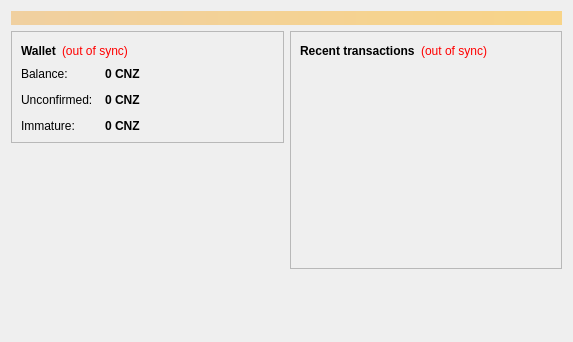
<?xml version="1.0" encoding="UTF-8"?>
<ui version="4.0">
 <class>OverviewPage</class>
 <widget class="QWidget" name="OverviewPage">
  <property name="geometry">
   <rect>
    <x>0</x>
    <y>0</y>
    <width>573</width>
    <height>342</height>
   </rect>
  </property>
  <property name="windowTitle">
   <string>Form</string>
  </property>
  <layout class="QVBoxLayout" name="topLayout">
   <item>
    <widget class="QLabel" name="labelAlerts">
     <property name="visible">
      <bool>false</bool>
     </property>
     <property name="styleSheet">
      <string notr="true">background-color: qlineargradient(x1: 0, y1: 0, x2: 1, y2: 0, stop:0 #F0D0A0, stop:1 #F8D488); color:#000000;</string>
     </property>
     <property name="wordWrap">
      <bool>true</bool>
     </property>
     <property name="margin">
      <number>3</number>
     </property>
    </widget>
   </item>
   <item>
    <layout class="QHBoxLayout" name="horizontalLayout" stretch="1,1">
     <item>
      <layout class="QVBoxLayout" name="verticalLayout_2">
       <item>
        <widget class="QFrame" name="frame">
         <property name="frameShape">
          <enum>QFrame::StyledPanel</enum>
         </property>
         <property name="frameShadow">
          <enum>QFrame::Raised</enum>
         </property>
         <layout class="QVBoxLayout" name="verticalLayout_4">
          <item>
           <layout class="QHBoxLayout" name="horizontalLayout_4">
            <item>
             <widget class="QLabel" name="label_5">
              <property name="font">
               <font>
                <weight>75</weight>
                <bold>true</bold>
               </font>
              </property>
              <property name="text">
               <string>Wallet</string>
              </property>
             </widget>
            </item>
            <item>
             <widget class="QLabel" name="labelWalletStatus">
              <property name="toolTip">
               <string>The displayed information may be out of date. Your wallet automatically synchronizes with the CryptoNZ network after a connection is established, but this process has not completed yet.</string>
              </property>
              <property name="styleSheet">
               <string notr="true">QLabel { color: red; }</string>
              </property>
              <property name="text">
               <string notr="true">(out of sync)</string>
              </property>
              <property name="alignment">
               <set>Qt::AlignLeading|Qt::AlignLeft|Qt::AlignVCenter</set>
              </property>
             </widget>
            </item>
            <item>
             <spacer name="horizontalSpacer_2">
              <property name="orientation">
               <enum>Qt::Horizontal</enum>
              </property>
              <property name="sizeHint" stdset="0">
               <size>
                <width>40</width>
                <height>20</height>
               </size>
              </property>
             </spacer>
            </item>
           </layout>
          </item>
          <item>
           <layout class="QFormLayout" name="formLayout_2">
            <property name="fieldGrowthPolicy">
             <enum>QFormLayout::AllNonFixedFieldsGrow</enum>
            </property>
            <property name="horizontalSpacing">
             <number>12</number>
            </property>
            <property name="verticalSpacing">
             <number>12</number>
            </property>
            <item row="0" column="0">
             <widget class="QLabel" name="label">
              <property name="text">
               <string>Balance:</string>
              </property>
             </widget>
            </item>
            <item row="0" column="1">
             <widget class="QLabel" name="labelBalance">
              <property name="font">
               <font>
                <weight>75</weight>
                <bold>true</bold>
               </font>
              </property>
              <property name="cursor">
               <cursorShape>IBeamCursor</cursorShape>
              </property>
              <property name="toolTip">
               <string>Your current balance</string>
              </property>
              <property name="text">
               <string notr="true">0 CNZ</string>
              </property>
              <property name="textInteractionFlags">
               <set>Qt::LinksAccessibleByMouse|Qt::TextSelectableByKeyboard|Qt::TextSelectableByMouse</set>
              </property>
             </widget>
            </item>
            <item row="1" column="0">
             <widget class="QLabel" name="label_3">
              <property name="text">
               <string>Unconfirmed:</string>
              </property>
             </widget>
            </item>
            <item row="1" column="1">
             <widget class="QLabel" name="labelUnconfirmed">
              <property name="font">
               <font>
                <weight>75</weight>
                <bold>true</bold>
               </font>
              </property>
              <property name="cursor">
               <cursorShape>IBeamCursor</cursorShape>
              </property>
              <property name="toolTip">
               <string>Total of transactions that have yet to be confirmed, and do not yet count toward the current balance</string>
              </property>
              <property name="text">
               <string notr="true">0 CNZ</string>
              </property>
              <property name="textInteractionFlags">
               <set>Qt::LinksAccessibleByMouse|Qt::TextSelectableByKeyboard|Qt::TextSelectableByMouse</set>
              </property>
             </widget>
            </item>
            <item row="2" column="0">
             <widget class="QLabel" name="labelImmatureText">
              <property name="text">
               <string>Immature:</string>
              </property>
             </widget>
            </item>
            <item row="2" column="1">
             <widget class="QLabel" name="labelImmature">
              <property name="font">
               <font>
                <weight>75</weight>
                <bold>true</bold>
               </font>
              </property>
              <property name="toolTip">
               <string>Mined balance that has not yet matured</string>
              </property>
              <property name="text">
               <string notr="true">0 CNZ</string>
              </property>
              <property name="textInteractionFlags">
               <set>Qt::LinksAccessibleByMouse|Qt::TextSelectableByKeyboard|Qt::TextSelectableByMouse</set>
              </property>
             </widget>
            </item>
           </layout>
          </item>
         </layout>
        </widget>
       </item>
       <item>
        <spacer name="verticalSpacer">
         <property name="orientation">
          <enum>Qt::Vertical</enum>
         </property>
         <property name="sizeHint" stdset="0">
          <size>
           <width>20</width>
           <height>40</height>
          </size>
         </property>
        </spacer>
       </item>
      </layout>
     </item>
     <item>
      <layout class="QVBoxLayout" name="verticalLayout_3">
       <item>
        <widget class="QFrame" name="frame_2">
         <property name="frameShape">
          <enum>QFrame::StyledPanel</enum>
         </property>
         <property name="frameShadow">
          <enum>QFrame::Raised</enum>
         </property>
         <layout class="QVBoxLayout" name="verticalLayout">
          <item>
           <layout class="QHBoxLayout" name="horizontalLayout_2">
            <item>
             <widget class="QLabel" name="label_4">
              <property name="text">
               <string>&lt;b&gt;Recent transactions&lt;/b&gt;</string>
              </property>
             </widget>
            </item>
            <item>
             <widget class="QLabel" name="labelTransactionsStatus">
              <property name="toolTip">
               <string>The displayed information may be out of date. Your wallet automatically synchronizes with the CryptoNZ network after a connection is established, but this process has not completed yet.</string>
              </property>
              <property name="styleSheet">
               <string notr="true">QLabel { color: red; }</string>
              </property>
              <property name="text">
               <string notr="true">(out of sync)</string>
              </property>
              <property name="alignment">
               <set>Qt::AlignRight|Qt::AlignTrailing|Qt::AlignVCenter</set>
              </property>
             </widget>
            </item>
            <item>
             <spacer name="horizontalSpacer">
              <property name="orientation">
               <enum>Qt::Horizontal</enum>
              </property>
              <property name="sizeHint" stdset="0">
               <size>
                <width>40</width>
                <height>20</height>
               </size>
              </property>
             </spacer>
            </item>
           </layout>
          </item>
          <item>
           <widget class="QListView" name="listTransactions">
            <property name="styleSheet">
             <string notr="true">QListView { background: transparent; }</string>
            </property>
            <property name="frameShape">
             <enum>QFrame::NoFrame</enum>
            </property>
            <property name="verticalScrollBarPolicy">
             <enum>Qt::ScrollBarAlwaysOff</enum>
            </property>
            <property name="horizontalScrollBarPolicy">
             <enum>Qt::ScrollBarAlwaysOff</enum>
            </property>
            <property name="selectionMode">
             <enum>QAbstractItemView::NoSelection</enum>
            </property>
           </widget>
          </item>
         </layout>
        </widget>
       </item>
       <item>
        <spacer name="verticalSpacer_2">
         <property name="orientation">
          <enum>Qt::Vertical</enum>
         </property>
         <property name="sizeHint" stdset="0">
          <size>
           <width>20</width>
           <height>40</height>
          </size>
         </property>
        </spacer>
       </item>
      </layout>
     </item>
    </layout>
   </item>
  </layout>
 </widget>
 <resources/>
 <connections/>
</ui>
